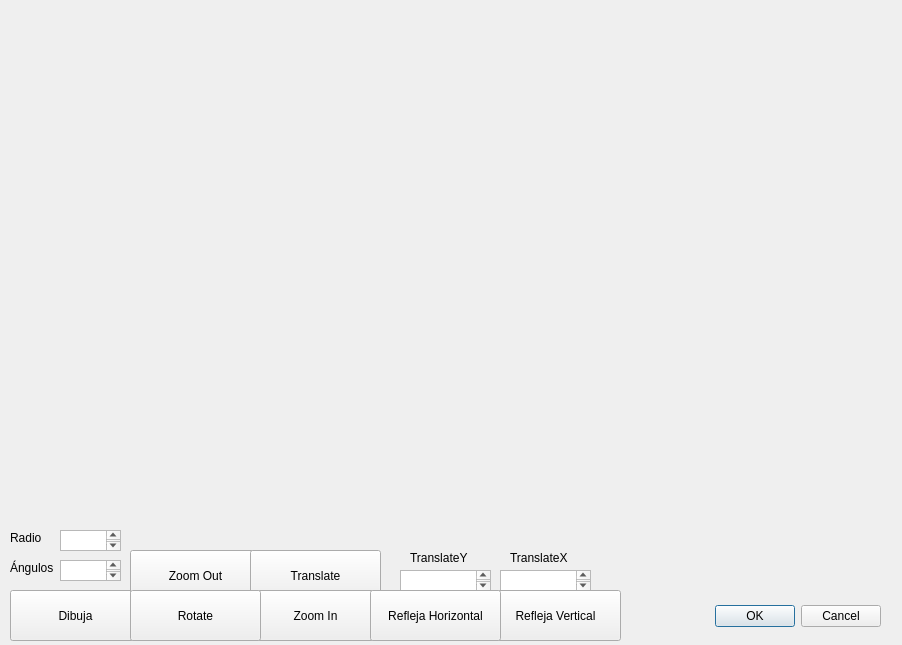
<?xml version="1.0" encoding="UTF-8"?>
<ui version="4.0">
 <class>Arco</class>
 <widget class="QDialog" name="Arco">
  <property name="geometry">
   <rect>
    <x>0</x>
    <y>0</y>
    <width>902</width>
    <height>645</height>
   </rect>
  </property>
  <property name="windowTitle">
   <string>Dialog</string>
  </property>
  <widget class="QDialogButtonBox" name="buttonBox">
   <property name="geometry">
    <rect>
     <x>540</x>
     <y>600</y>
     <width>341</width>
     <height>32</height>
    </rect>
   </property>
   <property name="orientation">
    <enum>Qt::Horizontal</enum>
   </property>
   <property name="standardButtons">
    <set>QDialogButtonBox::Cancel|QDialogButtonBox::Ok</set>
   </property>
  </widget>
  <widget class="QTextEdit" name="radioTxt">
   <property name="geometry">
    <rect>
     <x>60</x>
     <y>530</y>
     <width>61</width>
     <height>21</height>
    </rect>
   </property>
  </widget>
  <widget class="QTextEdit" name="angulosTxt">
   <property name="geometry">
    <rect>
     <x>60</x>
     <y>560</y>
     <width>61</width>
     <height>21</height>
    </rect>
   </property>
  </widget>
  <widget class="QLabel" name="label">
   <property name="geometry">
    <rect>
     <x>10</x>
     <y>530</y>
     <width>59</width>
     <height>16</height>
    </rect>
   </property>
   <property name="text">
    <string>Radio</string>
   </property>
  </widget>
  <widget class="QLabel" name="label_2">
   <property name="geometry">
    <rect>
     <x>10</x>
     <y>560</y>
     <width>59</width>
     <height>16</height>
    </rect>
   </property>
   <property name="text">
    <string>Ángulos</string>
   </property>
  </widget>
  <widget class="QPushButton" name="pushButton">
   <property name="geometry">
    <rect>
     <x>10</x>
     <y>590</y>
     <width>131</width>
     <height>51</height>
    </rect>
   </property>
   <property name="text">
    <string>Dibuja</string>
   </property>
  </widget>
  <widget class="QLabel" name="label_3">
   <property name="geometry">
    <rect>
     <x>510</x>
     <y>550</y>
     <width>71</width>
     <height>16</height>
    </rect>
   </property>
   <property name="text">
    <string>TranslateX</string>
   </property>
  </widget>
  <widget class="QPushButton" name="pushButton_3">
   <property name="geometry">
    <rect>
     <x>130</x>
     <y>550</y>
     <width>131</width>
     <height>51</height>
    </rect>
   </property>
   <property name="text">
    <string>Zoom Out</string>
   </property>
  </widget>
  <widget class="QPushButton" name="pushButton_2">
   <property name="geometry">
    <rect>
     <x>250</x>
     <y>550</y>
     <width>131</width>
     <height>51</height>
    </rect>
   </property>
   <property name="text">
    <string>Translate</string>
   </property>
  </widget>
  <widget class="QPushButton" name="pushButton_4">
   <property name="geometry">
    <rect>
     <x>250</x>
     <y>590</y>
     <width>131</width>
     <height>51</height>
    </rect>
   </property>
   <property name="text">
    <string>Zoom In</string>
   </property>
  </widget>
  <widget class="QTextEdit" name="transX">
   <property name="geometry">
    <rect>
     <x>500</x>
     <y>570</y>
     <width>91</width>
     <height>21</height>
    </rect>
   </property>
  </widget>
  <widget class="QLabel" name="label_4">
   <property name="geometry">
    <rect>
     <x>410</x>
     <y>550</y>
     <width>71</width>
     <height>16</height>
    </rect>
   </property>
   <property name="text">
    <string>TranslateY</string>
   </property>
  </widget>
  <widget class="QTextEdit" name="transY">
   <property name="geometry">
    <rect>
     <x>400</x>
     <y>570</y>
     <width>91</width>
     <height>21</height>
    </rect>
   </property>
  </widget>
  <widget class="QPushButton" name="pushButton_5">
   <property name="geometry">
    <rect>
     <x>130</x>
     <y>590</y>
     <width>131</width>
     <height>51</height>
    </rect>
   </property>
   <property name="text">
    <string>Rotate</string>
   </property>
  </widget>
  <widget class="QPushButton" name="pushButton_6">
   <property name="geometry">
    <rect>
     <x>490</x>
     <y>590</y>
     <width>131</width>
     <height>51</height>
    </rect>
   </property>
   <property name="text">
    <string>Refleja Vertical</string>
   </property>
  </widget>
  <widget class="QPushButton" name="pushButton_7">
   <property name="geometry">
    <rect>
     <x>370</x>
     <y>590</y>
     <width>131</width>
     <height>51</height>
    </rect>
   </property>
   <property name="text">
    <string>Refleja Horizontal</string>
   </property>
  </widget>
 </widget>
 <resources/>
 <connections>
  <connection>
   <sender>buttonBox</sender>
   <signal>accepted()</signal>
   <receiver>Arco</receiver>
   <slot>accept()</slot>
   <hints>
    <hint type="sourcelabel">
     <x>248</x>
     <y>254</y>
    </hint>
    <hint type="destinationlabel">
     <x>157</x>
     <y>274</y>
    </hint>
   </hints>
  </connection>
  <connection>
   <sender>buttonBox</sender>
   <signal>rejected()</signal>
   <receiver>Arco</receiver>
   <slot>reject()</slot>
   <hints>
    <hint type="sourcelabel">
     <x>316</x>
     <y>260</y>
    </hint>
    <hint type="destinationlabel">
     <x>286</x>
     <y>274</y>
    </hint>
   </hints>
  </connection>
 </connections>
</ui>
